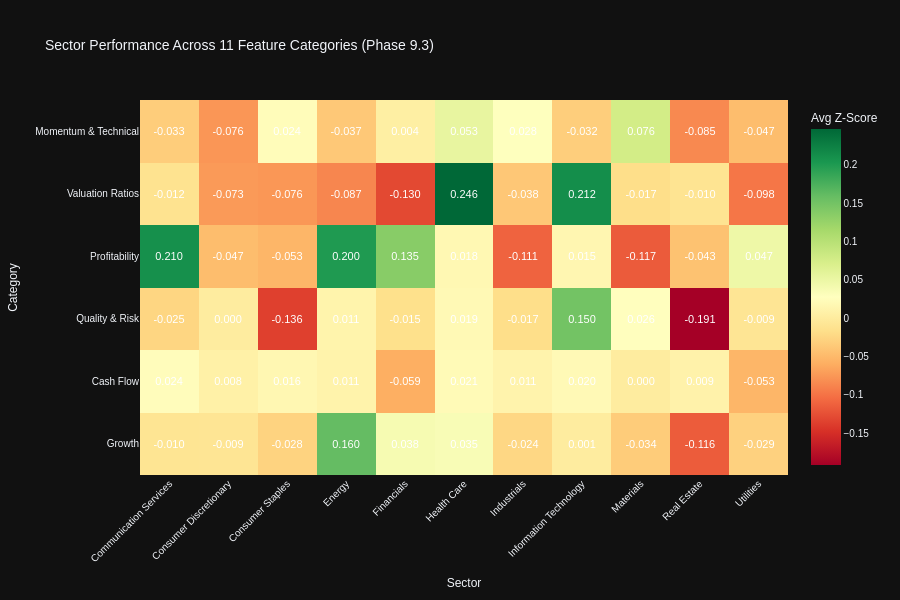

Notebook source saved alongside this figure:
### Code cell
# Visualization 1: Category Heatmaps (Sector × Category)
print("\n📊 Category Performance Heatmaps:")

# Compute category scores by averaging z-scores of metrics within each category
from scipy.stats import zscore

category_sector_scores = {}

for category_name, category_metrics in category_mapping.items():
    available_in_category = [m for m in category_metrics if m in all_stocks_preprocessed.columns]

    if len(available_in_category) == 0:
        print(f"  ⚠️ Skipping {category_name}: No available metrics")
        continue

    # Compute z-scores for available metrics and average by sector
    category_data = all_stocks_preprocessed[available_in_category + ['sector']].copy()

    # Convert to numeric and compute z-scores
    for col in available_in_category:
        category_data[col] = pd.to_numeric(category_data[col], errors='coerce')

    # Compute z-scores (handle NaNs)
    z_scored_data = category_data[available_in_category].apply(lambda x: zscore(x, nan_policy='omit'))
    category_data['category_score'] = z_scored_data.mean(axis=1)

    # Aggregate by sector
    sector_scores = category_data.groupby('sector')['category_score'].mean().sort_values(ascending=False)
    category_sector_scores[category_name] = sector_scores

# Create heatmap matrix
if category_sector_scores:
    heatmap_df = pd.DataFrame(category_sector_scores).T

    # Create interactive heatmap with value annotations
    # Following code_guidelines.md Section 17.1: Heatmaps and Conditional Formatting
    fig_category_heatmap = px.imshow(
            heatmap_df,
            labels=dict(x="Sector", y="Category", color="Avg Z-Score"),
            title="Sector Performance Across 11 Feature Categories (Phase 9.3)",
            color_continuous_scale="RdYlGn",  # Diverging scale for z-scores centered at zero
            aspect="auto",
            text_auto=".3f"  # ✅ Display values formatted to 3 decimals (Section 17.1)
            )

    # Enhanced styling per Section 17.1 style guidelines
    fig_category_heatmap.update_traces(
            textfont=dict(
                    size=11,
                    color='white',  # High contrast on diverging color scale
                    family='Arial'  # Standard sans-serif font (Section 17.4)
                    )
            )

    fig_category_heatmap.update_layout(
            height=600,
            xaxis_tickangle=-45,
            font=dict(size=10, family="Arial"),
            template="plotly_dark"  # ✅ Dark mode compatible theme (Section 17.1)
            )

    fig_category_heatmap.show()
    output_path = eda_output_dir / "phase93_category_sector_heatmap.html"
    fig_category_heatmap.write_html(output_path)

    print(f"\n✓ Category heatmap visualization complete")
    print(f"  Categories visualized: {len(category_sector_scores)}")
    print(f"  Sectors analyzed: {len(heatmap_df.columns)}")
    print(f"  Output: {output_path}")

    # Display top performing sector per category
    print(f"\n  🏆 Top Performing Sectors by Category:")
    for category, scores in list(category_sector_scores.items())[:5]:
        top_sector = scores.idxmax()
        top_score = scores.max()
        print(f"    {category}: {top_sector} (z-score: {top_score:.2f})")
else:
    print("  ⚠️ No category data available for visualization")

### Figure 1 — Plotly figure (JSON) as saved in the notebook; plotly's stock layout.template omitted (floating-point values rounded to 4 significant figures)
{"data": [{"coloraxis": "coloraxis", "name": "0", "texttemplate": "%{z:.3f}", "x": ["Communication Services", "Consumer Discretionary", "Consumer Staples", "Energy", "Financials", "Health Care", "Industrials", "Information Technology", "Materials", "Real Estate", "Utilities"], "y": ["Momentum & Technical", "Valuation Ratios", "Profitability", "Quality & Risk", "Cash Flow", "Growth"], "z": [[-0.03324, -0.07605, 0.02361, -0.03698, 0.004243, 0.0535, 0.02809, -0.03229, 0.07604, -0.08476, -0.04709], [-0.01199, -0.07324, -0.07574, -0.08688, -0.1299, 0.2464, -0.03789, 0.212, -0.01702, -0.01044, -0.09765], [0.2099, -0.04734, -0.05276, 0.2, 0.1353, 0.01779, -0.1109, 0.01529, -0.1169, -0.04294, 0.04737], [-0.0252, 0.0004591, -0.136, 0.01143, -0.0152, 0.01878, -0.01748, 0.15, 0.02627, -0.1915, -0.008567], [0.02386, 0.007687, 0.01628, 0.01074, -0.05885, 0.02061, 0.01107, 0.01956, 0.0002457, 0.00948, -0.05301], [-0.009846, -0.008887, -0.02794, 0.1595, 0.03833, 0.03535, -0.0239, 0.0005382, -0.03385, -0.1163, -0.02904]], "type": "heatmap", "xaxis": "x", "yaxis": "y", "hovertemplate": "Sector: %{x}<br>Category: %{y}<br>Avg Z-Score: %{z}<extra></extra>", "textfont": {"color": "white", "family": "Arial", "size": 11}}], "layout": {"xaxis": {"anchor": "y", "domain": [0.0, 1.0], "title": {"text": "Sector"}, "tickangle": -45}, "yaxis": {"anchor": "x", "domain": [0.0, 1.0], "autorange": "reversed", "title": {"text": "Category"}}, "coloraxis": {"colorbar": {"title": {"text": "Avg Z-Score"}}, "colorscale": [[0.0, "rgb(165,0,38)"], [0.1, "rgb(215,48,39)"], [0.2, "rgb(244,109,67)"], [0.3, "rgb(253,174,97)"], [0.4, "rgb(254,224,139)"], [0.5, "rgb(255,255,191)"], [0.6, "rgb(217,239,139)"], [0.7, "rgb(166,217,106)"], [0.8, "rgb(102,189,99)"], [0.9, "rgb(26,152,80)"], [1.0, "rgb(0,104,55)"]]}, "title": {"text": "Sector Performance Across 11 Feature Categories (Phase 9.3)"}, "font": {"size": 10, "family": "Arial"}, "height": 600}}
